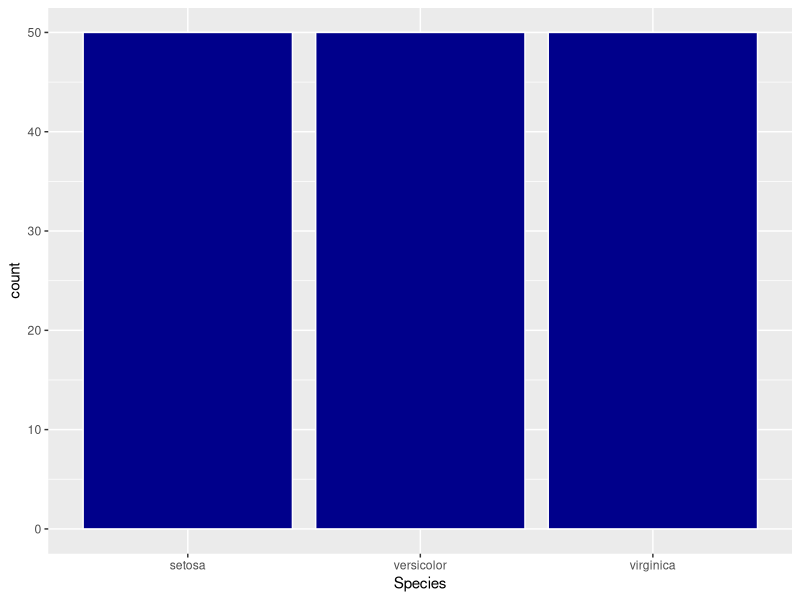
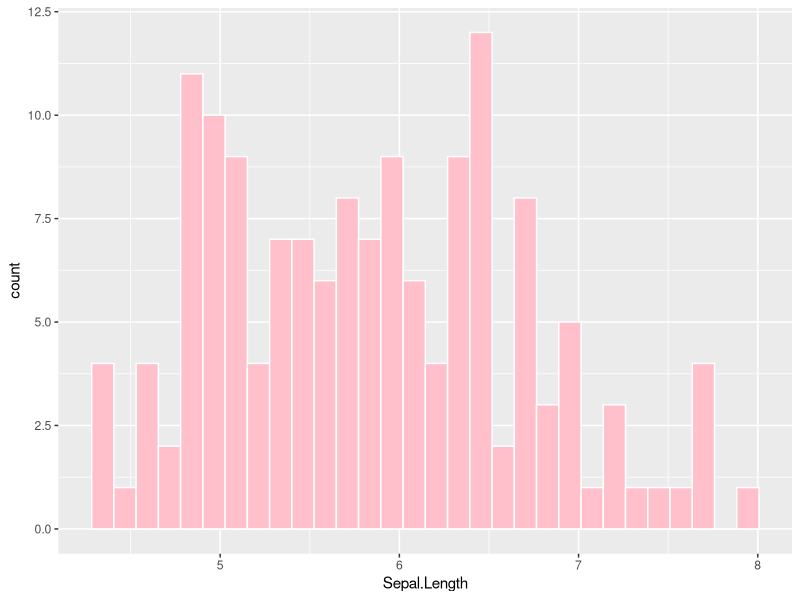
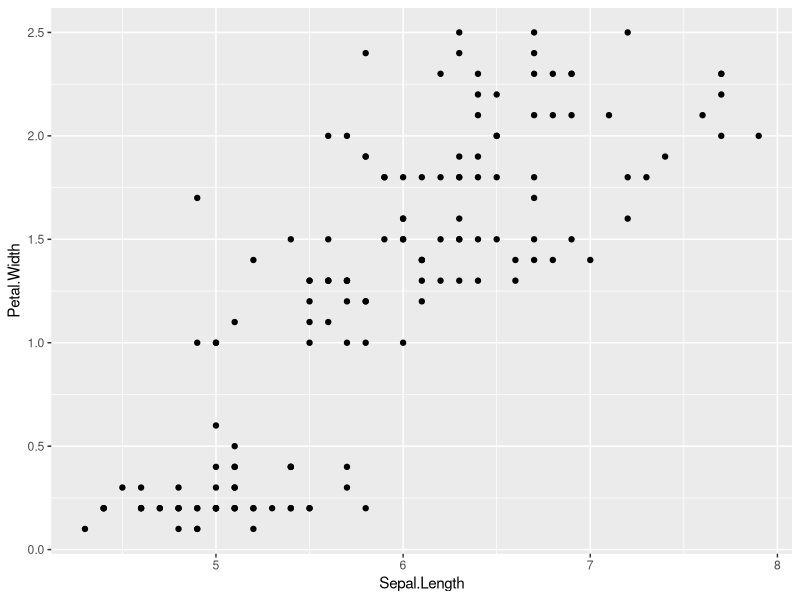
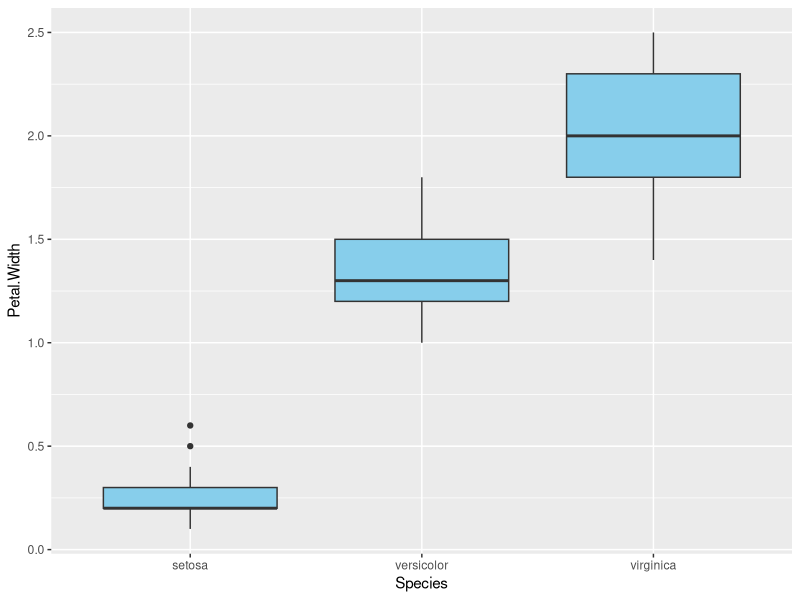
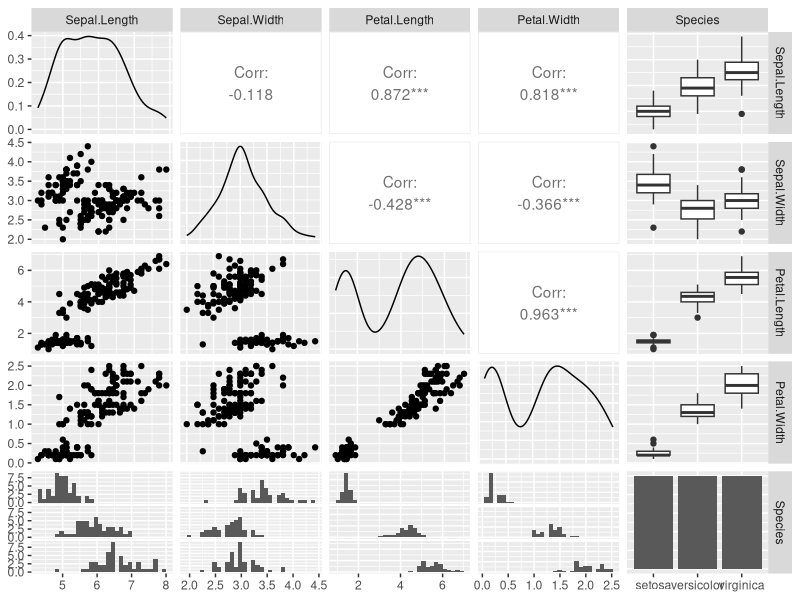

Reproduce these figures in R, in order.
library(ggplot2)
library(GGally)
library(scales)
library(memisc)
ggplot(iris, aes(x = Species)) + geom_bar(fill = "dark blue", colour = "white")
ggplot(iris, aes(x = Sepal.Length)) + geom_histogram(fill = "pink", colour = "white")
ggplot(iris, aes(x = Sepal.Length, y = Petal.Width)) + geom_point() 
ggplot(iris, aes(x = Species, y = Petal.Width)) + geom_boxplot(fill = "sky blue")
ggpairs(iris)
